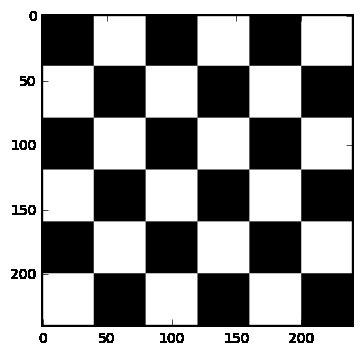
#> input picture chessboard.jpg, 361 x 355 px
$ jupyter execute 'ex14) Recognize ChessBoard.ipynb'   (shell and % lines are left out)   (Python 2 division)
#> lines starting #> are read from the running program, lines starting #| are printed output that depends on the picture; after the words box and inside, x2 and y2 are one past the last pixel; in counts of white or black regions, pixels touching at a corner belong together; long printed decimals are rounded
# OpenCV 기초 예제

체스보드의 각 모서리들을 인식하고, 좌표를 출력해볼 수 있다

[cell 1]
import cv2
from matplotlib import pyplot as plt
import numpy as np

필요한 모듈 임포트

[cell 2]
criteria = (cv2.TERM_CRITERIA_EPS + cv2.TERM_CRITERIA_MAX_ITER, 30, 0.001)
print criteria

[cell 3]
cornerWidth = 5
cornerHeight = 5

인식할 좌표 정보 입력

[cell 4]
objp = np.zeros((cornerWidth*cornerHeight,3), np.float32)
print objp

좌표 갯수만큼 zero배열 생성

[cell 5]
objp[:,:2] = np.mgrid[0:cornerHeight,0:cornerWidth].T.reshape(-1,2)
print objp

각 배열의 값에 좌표 행,열 정보 입력

[cell 6]
chessBoardImage = cv2.imread('chessboard.jpg')
#> chessBoardImage is the input picture: shape (355, 361, 3); min 0, max 255, mean 152.4

인식할 체스 보드 이미지 입력

[cell 7]
plt.imshow(chessBoardImage)

테스트 출력

[cell 8]
chessBoardGrayImage = cv2.cvtColor(chessBoardImage, cv2.COLOR_RGB2GRAY)

연산을 위해 흑백 이미지로 변환

[cell 9]
plt.imshow(chessBoardGrayImage, cmap = "gray")

테스트 출력

[cell 10]
retangles, corners = cv2.findChessboardCorners(chessBoardGrayImage, (cornerHeight, cornerWidth), None)
#> retangles = True; corners = 25 rows, first 8: [93.35, 65.35], [145.2, 65.35], [197, 65.35], [248.8, 65.35], [300.6, 65.35], [93.35, 117.2], [145.2, 117.2], [197, 117.2]

모서리 정상 인식 여부와 각 모서리들 데이터를 불러온다

[cell 11]
print retangles
#| True

정상인식 확인

[cell 12]
print corners
#> (printed output is left out)

코너 좌표 정보들 출력

[cell 13]
objectPoints = []
objectPoints.append(objp)
print objectPoints

[cell 14]
imageShowConers = cv2.cornerSubPix(chessBoardGrayImage, corners, (11, 11), (-1, -1), criteria)
#> imageShowConers = 25 rows, first 8: [93.33, 65.34], [145.2, 65.34], [197, 65.34], [248.8, 65.34], [300.7, 65.34], [93.33, 117.2], [145.2, 117.2], [197, 117.2]
print imageShowConers
#> (printed output is left out)

모서리 좌표 데이터 정제 작업

[cell 15]
imageDrawPoints = []
imageDrawPoints.append(imageShowConers)
print imageDrawPoints
#| [array([[[ 93.329,  65.336 ]],
#|        [[145.193 ,  65.336]],
#|        [[196.992 ,  65.336 ]],
#|        [[248.798 ,  65.336 ]],
#|        [[300.664 ,  65.336 ]],
#|        [[ 93.329 , 117.202]],
#|        [[145.193 , 117.202 ]],
#|        [[196.993 , 117.202 ]],
#|        [[248.798 , 117.202 ]],
#|        [[300.6637  , 117.202 ]],
#|        [[ 93.329 , 169.007 ]],
#|        [[145.1926  , 169.008 ]],
#> (further printed lines are left out)

[cell 16]
chessBoardImage = cv2.drawChessboardCorners(chessBoardImage, (cornerHeight, cornerWidth), imageShowConers, retangles)
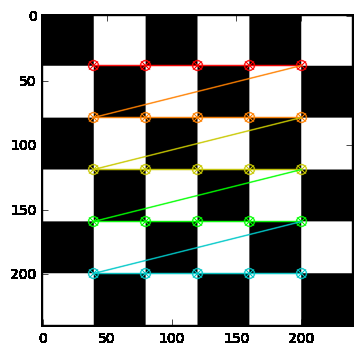
#> chessBoardImage: shape (355, 361, 3); 6% of pixels changed, all inside (x1, y1, x2, y2) = (87, 59, 308, 280)


$ run again, with SeongJin Success(Image Test).jpg copied over chessboard.jpg
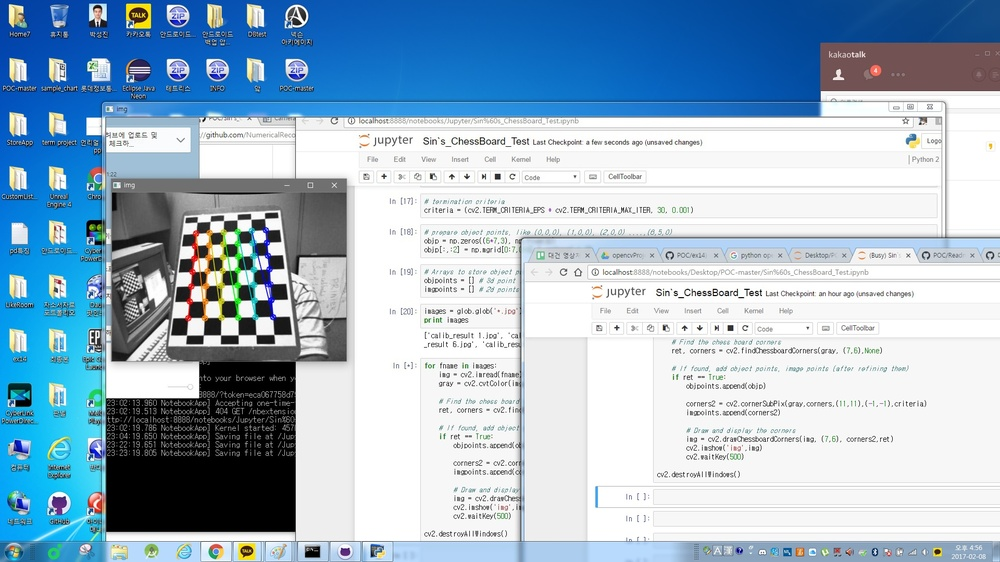
#> input picture SeongJin Success(Image Test).jpg, 1000 x 562 px, shrunk from 1920 x 1080 before the run
#> chessBoardImage is the input picture: shape (562, 1000, 3); mean B, G, R 202.4, 183, 158.7
#> `chessBoardGrayImage = cv2.cvtColor(chessBoardImage, cv2.COLOR_RGB2GRAY)`:
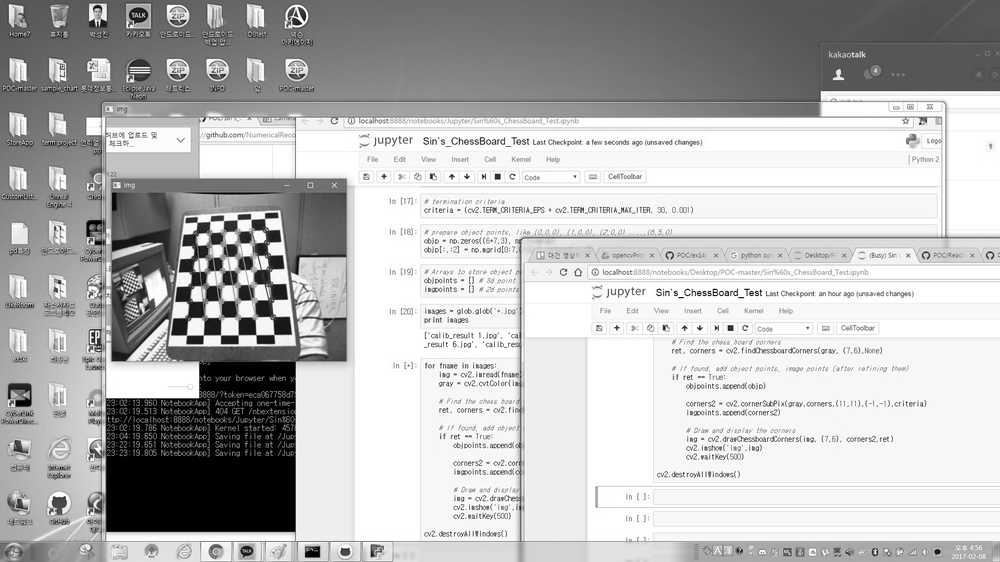
#> chessBoardGrayImage: shape (562, 1000); min 0, max 255, mean 186
#> retangles = False; corners = None
#| False
#| None

$ run again, with 격자무늬.jpg copied over chessboard.jpg
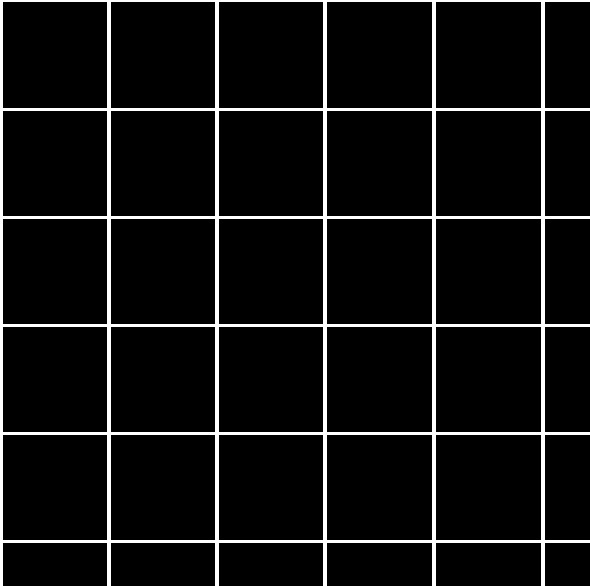
#> input picture 격자무늬.jpg, 590 x 586 px
#> chessBoardImage is the input picture: shape (586, 590, 3); min 0, max 255, mean 17.1
#> retangles = True; corners = 25 rows, first 8: [108, 108.5], [216.5, 107.5], [324, 108.5], [434, 109], [542.5, 107.5], [108.5, 217], [218, 217.5], [324.5, 217]
#| True
#> (printed output is left out)
#> imageShowConers = 25 rows, first 8: [108.5, 109], [216.5, 109], [324.5, 109], [433.5, 109], [542.5, 109], [108.5, 217], [216.5, 217], [324.5, 217]
#> (printed output is left out)
#> (printed output is left out)
#> `chessBoardImage = cv2.drawChessboardCorners(chessBoardImage, (cornerHe..`:
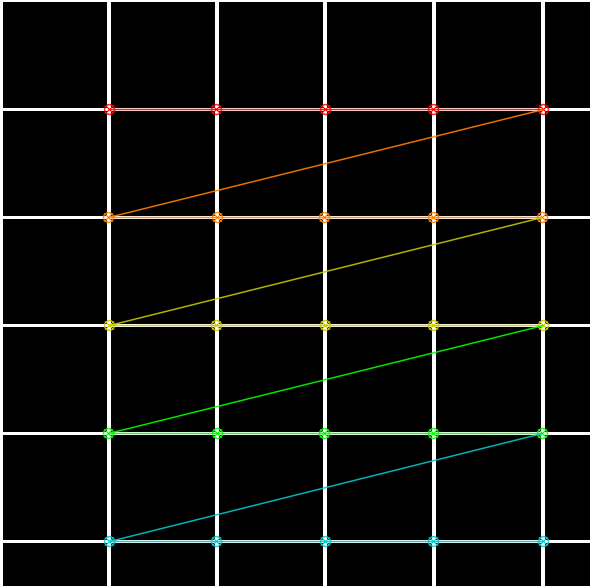
#> chessBoardImage: shape (586, 590, 3); 3.99% of pixels changed, all inside (x1, y1, x2, y2) = (102, 103, 550, 548)
